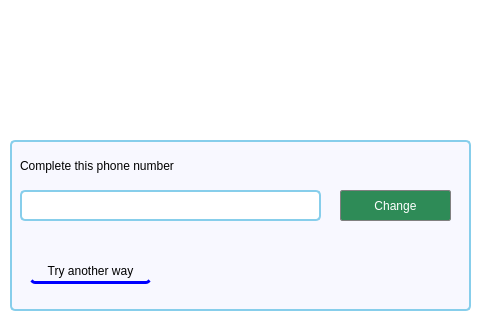
<?xml version="1.0" encoding="UTF-8"?>
<ui version="4.0">
 <class>forgotpassword</class>
 <widget class="QDialog" name="forgotpassword">
  <property name="geometry">
   <rect>
    <x>0</x>
    <y>0</y>
    <width>482</width>
    <height>326</height>
   </rect>
  </property>
  <property name="windowTitle">
   <string>ChatApp</string>
  </property>
  <property name="styleSheet">
   <string notr="true">background-color: rgb(255, 255, 255);</string>
  </property>
  <widget class="QLabel" name="label">
   <property name="geometry">
    <rect>
     <x>160</x>
     <y>20</y>
     <width>101</width>
     <height>91</height>
    </rect>
   </property>
   <property name="text">
    <string/>
   </property>
   <property name="pixmap">
    <pixmap resource="icons.qrc">:/ic/icons/chat.png</pixmap>
   </property>
   <property name="scaledContents">
    <bool>true</bool>
   </property>
   <property name="alignment">
    <set>Qt::AlignCenter</set>
   </property>
  </widget>
  <widget class="QGroupBox" name="groupBox">
   <property name="geometry">
    <rect>
     <x>10</x>
     <y>140</y>
     <width>461</width>
     <height>171</height>
    </rect>
   </property>
   <property name="styleSheet">
    <string notr="true">border-radius:5px;
font: 12pt &quot;Arial&quot;;
border:2px solid skyblue;
background-color:ghostwhite;
color:black;</string>
   </property>
   <property name="title">
    <string/>
   </property>
   <widget class="QLabel" name="instruction">
    <property name="geometry">
     <rect>
      <x>10</x>
      <y>10</y>
      <width>351</width>
      <height>31</height>
     </rect>
    </property>
    <property name="styleSheet">
     <string notr="true">border:none;</string>
    </property>
    <property name="text">
     <string>Complete this phone number</string>
    </property>
   </widget>
   <widget class="QLineEdit" name="lineEdit">
    <property name="geometry">
     <rect>
      <x>10</x>
      <y>50</y>
      <width>301</width>
      <height>31</height>
     </rect>
    </property>
    <property name="styleSheet">
     <string notr="true">background-color:white;</string>
    </property>
   </widget>
   <widget class="QPushButton" name="pushButton">
    <property name="geometry">
     <rect>
      <x>330</x>
      <y>50</y>
      <width>111</width>
      <height>31</height>
     </rect>
    </property>
    <property name="styleSheet">
     <string notr="true">border-radius:2px;
border: 1px solid grey;
background-color:seagreen;
color:white;</string>
    </property>
    <property name="text">
     <string>Change</string>
    </property>
   </widget>
   <widget class="QPushButton" name="pushButton_2">
    <property name="geometry">
     <rect>
      <x>20</x>
      <y>120</y>
      <width>121</width>
      <height>24</height>
     </rect>
    </property>
    <property name="styleSheet">
     <string notr="true">border-left:none;
border-right:none;
border-top:none;
border-bottom:3px solid blue;</string>
    </property>
    <property name="text">
     <string>Try another way</string>
    </property>
   </widget>
  </widget>
 </widget>
 <resources>
  <include location="icons.qrc"/>
 </resources>
 <connections/>
</ui>
